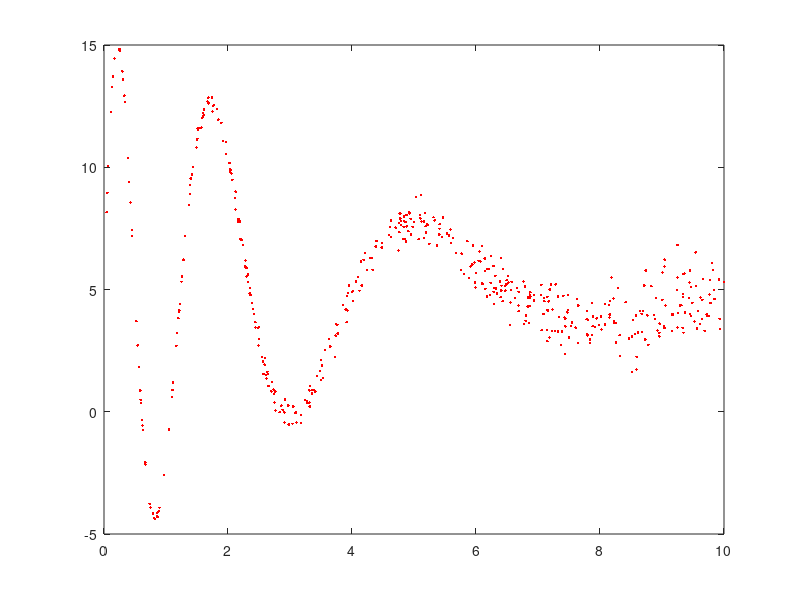

Write MATLAB code to recreate this figure. (Note: this script raises an error after producing the figure.)
% TEST_LWPR_1D
%
% Simple script to demonstrate the LWPR algorithm
% We train a model on toy data, and later retrieve
% predictions and confidence bounds from the model


%%%%%%%%%%%%%%%%%%%%%%%%%%%%%%%%%%%%%%%%%%%%%%%%%%%%%%%%%%%%%%%%%%%
% In the next lines, we create a toy dataset with Ntr=500 samples
%%%%%%%%%%%%%%%%%%%%%%%%%%%%%%%%%%%%%%%%%%%%%%%%%%%%%%%%%%%%%%%%%%%

Ntr = 500;
Xtr = 10*rand(Ntr,1);

testfunc = inline('10*sin(7.8*log(1+x))./(1+0.1*x.^2)');

Ytr = 5 + testfunc(Xtr) + 0.1*randn(Ntr,1).*Xtr;

clf
plot(Xtr,Ytr,'r.');
drawnow;
hold on

%%%%%%%%%%%%%%%%%%%%%%%%%%%%%%%%%%%%%%%%%%%%%%%%%%%%%%%%%%%%%%%%%%%%%%%
% Now we create a new LWPR model  using "lwpr_init"
% The parameters (1,1) mean  1 input dimension,  1 output dimension
%
% Using "lwpr_set", we set appropriate values for model parameters
% The most important parameter is "init_D", the initial distance
% metric that is assigned to new receptive fields (local models).
% In general init_D is a square matrix corresponding to the input
% dimensionality. For 1-D it is just a scalar.
% Smaller values for init_D  yield wider receptive fields, which
% might oversmooth at the start of training and lead to slow 
% convergence.
%%%%%%%%%%%%%%%%%%%%%%%%%%%%%%%%%%%%%%%%%%%%%%%%%%%%%%%%%%%%%%%%%%%%%%%
model = lwpr_init(1,1);
model = lwpr_set(model,'init_D',20);
model = lwpr_set(model,'update_D',1);
model = lwpr_set(model,'diag_only',1);
model = lwpr_set(model,'penalty',0.0001);
model = lwpr_set(model,'init_alpha', 40);
%model = lwpr_set(model,'kernel','BiSquare');

%%%%%%%%%%%%%%%%%%%%%%%%%%%%%%%%%%%%%%%%%%%%%%%%%%%%%%%%%%%%%%%%%%%%%%%
% With the following line, we transfer the LWPR model (which is a 
% Matlab struct until now) into MEX-internal memory. This drastically
% speeds up predictions und updates, but has the slight disadvantage
% that its parameters can not be directly accessed anymore.
% After the call to "lwpr_storage",   "model" is effectively a 
% C-pointer (int32 or int64 within Matlab). Never change that variable,
% or you may loose the LWPR model!
%%%%%%%%%%%%%%%%%%%%%%%%%%%%%%%%%%%%%%%%%%%%%%%%%%%%%%%%%%%%%%%%%%%%%%%
model = lwpr_storage('Store',model);


%%%%%%%%%%%%%%%%%%%%%%%%%%%%%%%%%%%%%%%%%%%%%%%%%%%%%%%%%%%%%%%%%%%%%%%
% Now we start training the model. We just call "lwpr_update" with one
% input/output tuple after another. The function also returns the
% current prediction for the input data, which we use to keep track
% of the MSE on the training data
%
% For printing how the training proceeds, we also use
%  a) lwpr_num_data   to report the number of training data the model
%                     has seen
%  b) lwpr_num_rfs    to report the number of receptive fields that
%                     have been allocated so far
%%%%%%%%%%%%%%%%%%%%%%%%%%%%%%%%%%%%%%%%%%%%%%%%%%%%%%%%%%%%%%%%%%%%%%%
for k=1:20
   ind = randperm(Ntr);
   mse = 0;
   
   for i=1:Ntr
      [model,yp] = lwpr_update(model,Xtr(ind(i)),Ytr(ind(i)));
	   mse = mse + (Ytr(ind(i),:)-yp)^2;
   end
   
   nMSE = mse/Ntr/var(Ytr,1);
   fprintf(1,'#Data: %5d  #RFs: %3d  nMSE=%5.3f\n',lwpr_num_data(model),lwpr_num_rfs(model),nMSE);   
   if exist('fflush') % for Octave output only
      fflush(1);
   end   
end


%%%%%%%%%%%%%%%%%%%%%%%%%%%%%%%%%%%%%%%%%%%%%%%%%%%%%%%%%%%%%%%%%%%%%%%
% In the next lines, we retrieve predictions from the LWPR model
% on the regularly sampled interval [0;10]
% This is achieved by calling   "lwpr_predict"
% The first output is the prediction, the second is a 
% one-standard-deviation confidence bound.
%%%%%%%%%%%%%%%%%%%%%%%%%%%%%%%%%%%%%%%%%%%%%%%%%%%%%%%%%%%%%%%%%%%%%%%
Ntest = 500;
Xtest = linspace(0,10,Ntest);
Ytest = zeros(Ntest,1);
Conf = zeros(Ntest,1);

for k=1:500
   [Ytest(k), Conf(k)] = lwpr_predict(model,Xtest(k));
end

% Plot the predictions and confidence bounds
plot(Xtest,Ytest,'b-');
hold on
plot(Xtest,Ytest+Conf,'c-');
plot(Xtest,Ytest-Conf,'c-');


%%%%%%%%%%%%%%%%%%%%%%%%%%%%%%%%%%%%%%%%%%%%%%%%%%%%%%%%%%%%%%%%%%%%%%%
% With the following line, we transform the MEX-internal LWPR model
% back into a Matlab struct, and also free the internal memory.
% After this, we can still use "model" to calculate predictions,
% but this would be slower as before. However, we can now access all
% internal variables, which we exploit to visualize the receptive
% fields. 
% Note that this step is also necessary if you wish to save the 
% LWPR model together with the rest of you Matlab workspace, since
% Matlab does not "know" about the internal storage scheme.
%%%%%%%%%%%%%%%%%%%%%%%%%%%%%%%%%%%%%%%%%%%%%%%%%%%%%%%%%%%%%%%%%%%%%%%
model = lwpr_storage('GetFree',model);


%%%%%%%%%%%%%%%%%%%%%%%%%%%%%%%%%%%%%%%%%%%%%%%%%%%%%%%%%%%%%%%%%%%%%%%
% Any receptive field can be accessed by 
%   model.sub(outDim).rfs(index)
% where outDim is the output dimension (here only =1)  and index 
% selects the RF within that output dimension. 
% Thus, model.sub(1).rfs(5).D   corresponds to the distance metric
% of the 5th receptive field.  The field "c" denotes the center
% of that field,  beta0 is the offset, and beta the PLS regression
% parameter (in 1-D equivalent to +/- the slope of the local model)
%%%%%%%%%%%%%%%%%%%%%%%%%%%%%%%%%%%%%%%%%%%%%%%%%%%%%%%%%%%%%%%%%%%%%%%
t = linspace(0,2*pi,50);
ct = cos(t);
st = sin(t);

for k=1:length(model.sub(1).rfs); 
   r = 1/sqrt(model.sub(1).rfs(k).D);
   x = model.sub.rfs(k).c;
   y = model.sub.rfs(k).beta0;
   b = model.sub.rfs(k).beta * model.sub.rfs(k).U;
   plot(x+r*ct,r*st,'g-');
   plot([x-r,x+r],[y-r*b,y+r*b],'k-');
end

% LWPR: A MATLAB library for incremental online learning
% Copyright (C) 2007  Stefan Klanke, Sethu Vijayakumar, Stefan Schaal
% Contact: sethu.vijayakumar@ed.ac.uk
%
% This library is free software; you can redistribute it and/or
% modify it under the terms of the GNU Lesser General Public
% License as published by the Free Software Foundation; either
% version 2.1 of the License, or (at your option) any later version.
%
% This library is distributed in the hope that it will be useful,
% but WITHOUT ANY WARRANTY; without even the implied warranty of
% MERCHANTABILITY or FITNESS FOR A PARTICULAR PURPOSE.  See the GNU
% Lesser General Public License for more details.
%
% You should have received a copy of the GNU Library General Public
% License along with this library; if not, write to the Free
% Software Foundation, Inc., 675 Mass Ave, Cambridge, MA 02139, USA.
